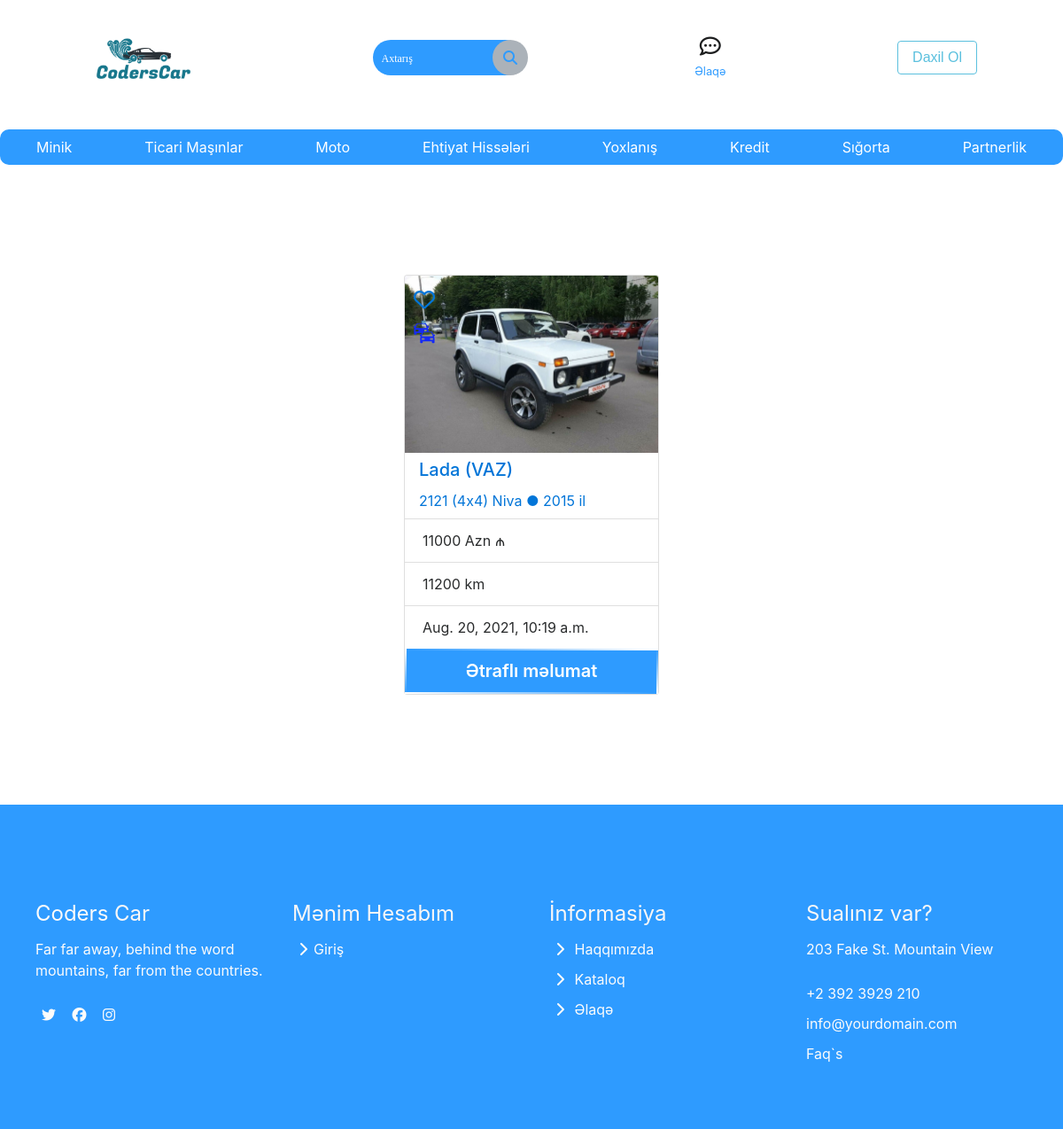
Page /cars/body_type/SUV/ on the committed database.
### car/models.py (models this page shows, shortened)
class Car(models.Model):
    author = models.ForeignKey(User, on_delete=models.CASCADE, default=None)
    brand = models.CharField(max_length=100, verbose_name='Marka')
    model = models.CharField(max_length=50, verbose_name='Model')
    city = models.CharField(max_length=50, verbose_name='Şəhər', choices=city)
    engine = models.CharField(max_length=50, verbose_name="Mühərrik")
    body_type = models.CharField(max_length=50, choices=body, verbose_name='Ban Növü')
    transmission = models.CharField(max_length=50, choices=transmiss, verbose_name='Sürətlər qutusu')
    milage = models.PositiveIntegerField(default="0", verbose_name='Yürüş, km')
    color = models.CharField(max_length=50, choices=colors, verbose_name='Rəngi')
    fueltype = models.CharField(max_length=50, choices=fueltype, verbose_name='Yanacaq növü')
    year = models.CharField(max_length=50, choices=Year, verbose_name='Buraxılış ili')
    power = models.PositiveIntegerField(default="0", verbose_name='Mühərrikin gücü, a.g.')
    price = models.PositiveIntegerField(default="500", verbose_name='Qiyməti')
    currencie = models.CharField(max_length=10, choices=currencies, verbose_name='Məzənnə')
    credit = MultiSelectField(choices=credi, default="", verbose_name='', blank=True)
    info = models.TextField(max_length=400, default="", verbose_name='Əlavə Məlumat', blank=True)
    supply = MultiSelectField(choices=supplies, default="", verbose_name='Təchizat', blank=True)
    created_date = models.DateTimeField(auto_now_add=True, verbose_name='Əlavə olunma tarixi')
    favourite = models.ManyToManyField(User, related_name='favourite', blank=True)
    compare = models.ManyToManyField(User, related_name='compare', blank=True)

### car/views.py (the view)
# urls.py: path('body_type/<str:body_type>/', views.filter_type, name='filter-type'),
def filter_type(request, body_type):
    post = Car.objects.all()
    body_types = post.filter(body_type=body_type)
    photos = PostImage.objects.all()
    return render(request, 'body_type.html',
                  {'body_types': body_types,
                   'photos': photos}
                  )

### templates/body_type.html (shortened to what this page needs)
{% extends 'layout.html' %}
{% load static %}
{% block body %}
    <div class="row row-cols-1 row-cols-md-2 d-flex justify-content-center align-items-center">
        {% for car in body_types %}
            <div class="card mx-4 my-4 " style="width: 18rem">
                <img style="width: 100%; height: 200px; object-fit: fill"
                        {% for p in photos %}
                            {% if p.post == car %}
                     src="{{ p.image.url }}" href="{% url 'car:detail' car.id %}"
                            {% endif %}
                        {% endfor %}
                     class="card-img-top shekil"
                     alt="..."
                />
                <div class="iconlar">
                    <a href="{% url 'car:favourite_post' id=car.id %}" title="Seçilənlərə Əlavə et"><i
                            class="far fa-heart"></i></a>
                    <a href="{% url 'car:compare_post' id=car.id %}" title="Müqayisə et"><img
                            src="{% static 'img/media/two-cars-in-line.png' %}" alt=""></a>
                </div>
                <a href="{% url 'car:detail' car.id %}">
                    <div class="card-body pl-3 py-2">
                        <h5 class="card-title">{{ car.brand }}</h5>
                        <p class="card-text">{{ car.model }} &#9679; {{ car.year }} il
                        </p>
                    </div>
                </a>
                <ul class="list-group list-group-flush ">
                    <li class="list-group-item">{{ car.price }} {{ car.currencie }}</li>
                    <li class="list-group-item">{{ car.milage }} km</li>
                    <li class="list-group-item">{{ car.created_date }}</li>
                    <a href="{% url 'car:detail' car.id %}" class="default-btn">
                        <span>Ətraflı məlumat</span>
                    </a>
                </ul>
            </div>
        {% endfor %}
    </div>
{% endblock %}

### car/static/css/stil.css (style rules this page uses)
* { margin: 0; padding: 0; list-style-type: none; box-sizing: border-box; text-decoration: none; }
.shekil { position: relative; }
.iconlar { position: absolute; top: 10px; left: 10px; font-size: 24px; color: white; display: flex; flex-direction: column; }
.iconlar img { filter: invert(14%) sepia(98%) saturate(4214%) hue-rotate(239deg) brightness(90%) contrast(116%); }
.default-btn { z-index: 1; font-weight: 600; font-size: 20px; color: #ffffff; padding: 15px 30px 16px; line-height: 1; -webkit-transition: all ease 0.5s; transition: all ease 0.5s; text-align: center; background-color: #2E9BFF; position: relative; overflow: hidden; }
.default-btn span::before { content: ""; position: absolute; top: 0; left: 0; width: 2px; height: 100%; background: -webkit-gradient(linear, left top, left bottom, from(#ffffff), to(transparent)); background: linear-gradient(top, #ffffff, transparent); -webkit-animation: top 2s linear infinite; animation: top 2s linear infinite; -webkit-animation-delay: 1s; animation-delay: 1s; }
.default-btn span::after { content: ""; position: absolute; bottom: 0; right: 0; width: 2px; height: 100%; background: -webkit-gradient(linear, left bottom, left top, from(#ffffff), to(transparent)); background: linear-gradient(bottom, #ffffff, transparent); -webkit-animation: bottom 2s linear infinite; animation: bottom 2s linear infinite; -webkit-animation-delay: 1s; animation-delay: 1s; }
.default-btn::before { content: ""; position: absolute; top: 0; left: 0; width: 100%; height: 2px; background: -webkit-gradient(linear, right top, left top, from(#ffffff), to(transparent)); background: linear-gradient(right, #ffffff, transparent); -webkit-animation: right 2s linear infinite; animation: right 2s linear infinite; }
.default-btn::after { content: ""; position: absolute; bottom: 0; left: 0; width: 100%; height: 2px; background: -webkit-gradient(linear, left top, right top, from(#ffffff), to(transparent)); background: linear-gradient(left, #ffffff, transparent); -webkit-animation: left 2s linear infinite; animation: left 2s linear infinite; }

### rows in the picture
Car: brand "Lada (VAZ)", model "2121 (4x4) Niva", year "2015", price "11000", currencie "Azn ₼", milage "11200", created_date "Aug. 20, 2021, 10:19 a.m."
